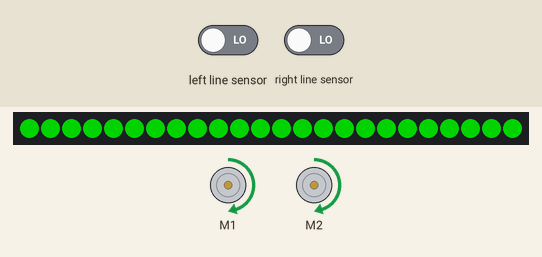
Bench run of a program on a simulated BBC micro:bit (MakeCode). Shown: 24 RGB LEDs in strip order, left to right, 2 × DC motor (green arrow = forward, orange = backward, longer = faster). Inputs (shaded band) come from the test bench; at power-on: left line sensor LOW, right line sensor LOW. Dim RGB values are drawn brighter than linear.

Above: at 1.2 s.
1.3 s: left line sensor driven HIGH
At 1.7 s:
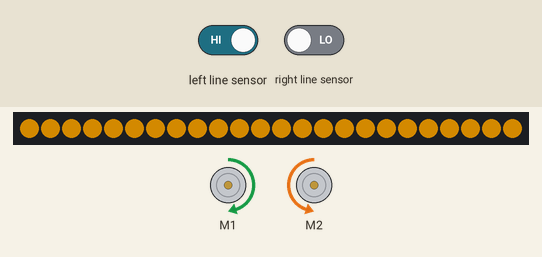
2.8 s: left line sensor driven LOW
At 3.6 s:
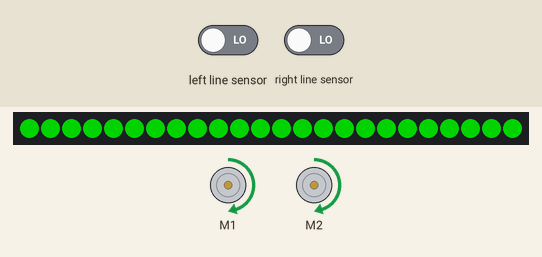
4.3 s: right line sensor driven HIGH
At 5.1 s:
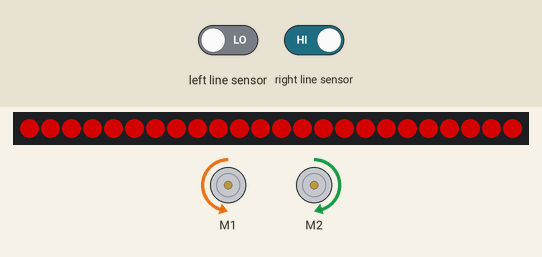
5.8 s: right line sensor driven LOW
At 7.1 s:
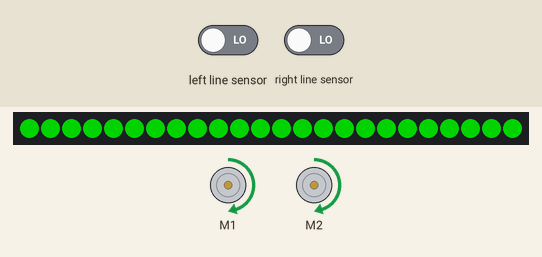
Timing chart, 0 to 8.3 s (numbered marks = the images above; inputs shaded):
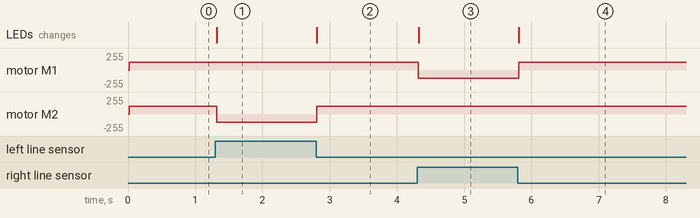

Measured:
- after the input at 1.3 s, motor M2: forward 120/255 → backward 120/255 at once; the LEDs: change at once (image 1)
- after the input at 2.8 s, motor M2: backward 120/255 → forward 120/255 at once; the LEDs: change at once (image 2)
- after the input at 4.3 s, motor M1: forward 120/255 → backward 120/255 at once; the LEDs: change at once (image 3)
- after the input at 5.8 s, motor M1: backward 120/255 → forward 120/255 at once; the LEDs: change at once (image 4)

The program:

main.ts
```typescript
let strip = neopixel.create(DigitalPin.P15, 24, NeoPixelMode.RGB)
strip.showColor(neopixel.colors(NeoPixelColors.Green))
basic.forever(function () {
    if (maqueen.readPatrol(maqueen.Patrol.PatrolLeft) == 1) {
        maqueen.motorRun(maqueen.Motors.M1, maqueen.Dir.CW, 120)
        maqueen.motorRun(maqueen.Motors.M2, maqueen.Dir.CCW, 120)
        strip.showColor(neopixel.colors(NeoPixelColors.Orange))
    } else if (maqueen.readPatrol(maqueen.Patrol.PatrolRight) == 1) {
        maqueen.motorRun(maqueen.Motors.M1, maqueen.Dir.CCW, 120)
        maqueen.motorRun(maqueen.Motors.M2, maqueen.Dir.CW, 120)
        strip.showColor(neopixel.colors(NeoPixelColors.Red))
    } else {
        maqueen.motorRun(maqueen.Motors.All, maqueen.Dir.CW, 120)
        strip.showColor(neopixel.colors(NeoPixelColors.Green))
    }
})
```

test.ts
```typescript
// aquí va el archivo "tests"; esto no se compilará cuando este paquete se utilice como una extensión.
```
